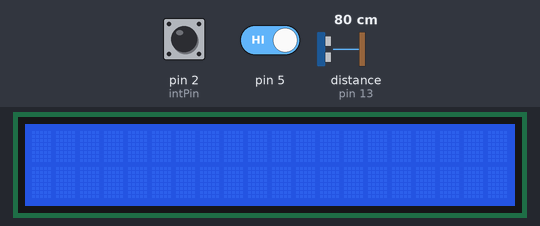
Recording of a sketch running on a simulated Arduino Uno, built with avr-gcc and run on an emulated ATmega328P. Parts: 20×2 character LCD. The test bench sets the inputs (shaded band); at power-on: pin 2 (intPin) HIGH, pin 5 HIGH, distance to the obstacle (sensor on pin 13) 80 cm. The echo pulse lasts 58.3 µs per cm; what the sketch prints to the serial monitor is not drawn.

Above: at 1.2 s.
1.3 s: pin 2 (intPin) pulled LOW for 0.15 s
At 2.0 s:
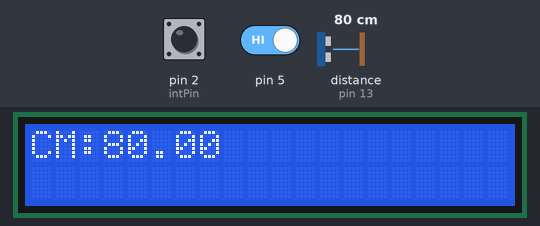
2.9 s: pin 2 (intPin) driven LOW and pin 5 driven LOW
5.9 s: pin 5 driven HIGH
8.9 s: distance to the obstacle (sensor on pin 13) set to 4 cm
At 9.8 s:
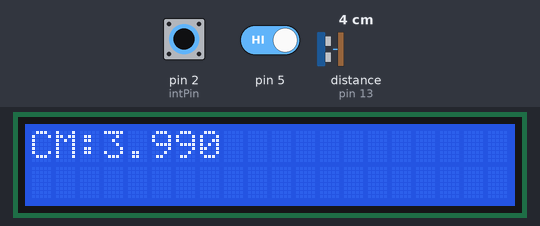
10.4 s: distance to the obstacle (sensor on pin 13) set to 35 cm
At 11.6 s:
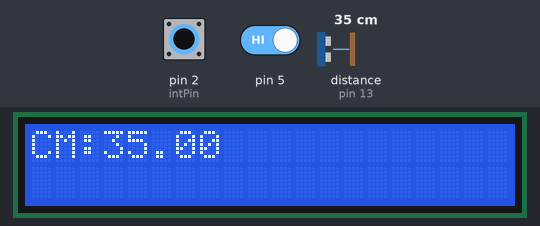
11.9 s: distance to the obstacle (sensor on pin 13) set to 9 cm
At 12.2 s:
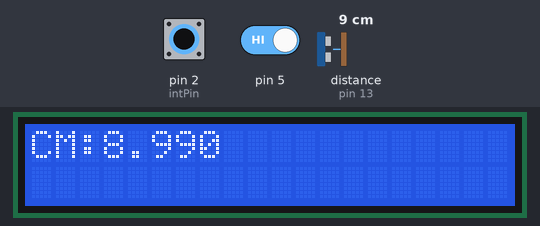
Timing chart, 0 to 14.4 s (numbered marks = the images above; inputs shaded):
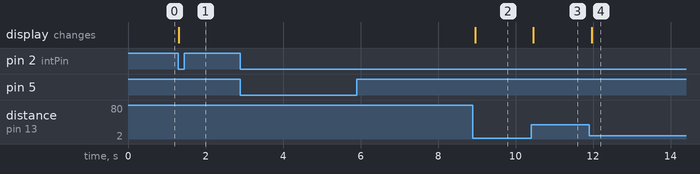

The sketch:

Lab09-3.ino
```cpp
#include <Ultrasonic.h>
#include <LiquidCrystal.h>
#define TRIGGER_PIN 12
#define ECHO_PIN 13
LiquidCrystal lcd(9, 8 , 7, 4, 3, 6);
Ultrasonic ultrasonic(TRIGGER_PIN, ECHO_PIN);
const byte intPin=2; //interrupt pin
const byte ledPin=13; //built-in LED
volatile boolean state=LOW; //initial value of switch pin
volatile boolean a=LOW;
void setup()
{
Serial.begin(9600);
lcd.begin(20, 2);
pinMode(intPin, INPUT_PULLUP);
pinMode(5, INPUT_PULLUP);
attachInterrupt(0, int0, LOW);
}
void loop()
{

a = digitalRead(5);
if(a==1)
 interrupts();
else
  noInterrupts();
}
void int0()
{
 lcd.home();
float cmMsec, inMsec;
long microsec = ultrasonic.timing();
cmMsec = ultrasonic.convert(microsec, Ultrasonic::CM); // 計算距離，單位: 公分
inMsec = ultrasonic.convert(microsec, Ultrasonic::IN); // 計算距離，單位: 英吋
Serial.print("MS: "); Serial.print(microsec);
Serial.print(", CM: "); Serial.print(cmMsec);
Serial.print(", IN: "); Serial.println(inMsec);
lcd.print("CM:"); lcd.print(cmMsec);
delay(100);


}
```

Measured:
- after the input at 1.3 s, the display: changes at once (image 1)
- after the input at 2.9 s, every drawn part: stays the same
- after the input at 5.9 s, every drawn part: stays the same
- after the input at 8.9 s, the display: changes after 0.06 s (image 2)
- after the input at 10.4 s, the display: changes after 0.06 s (image 3)
- after the input at 11.9 s, the display: changes after 0.07 s (image 4)
